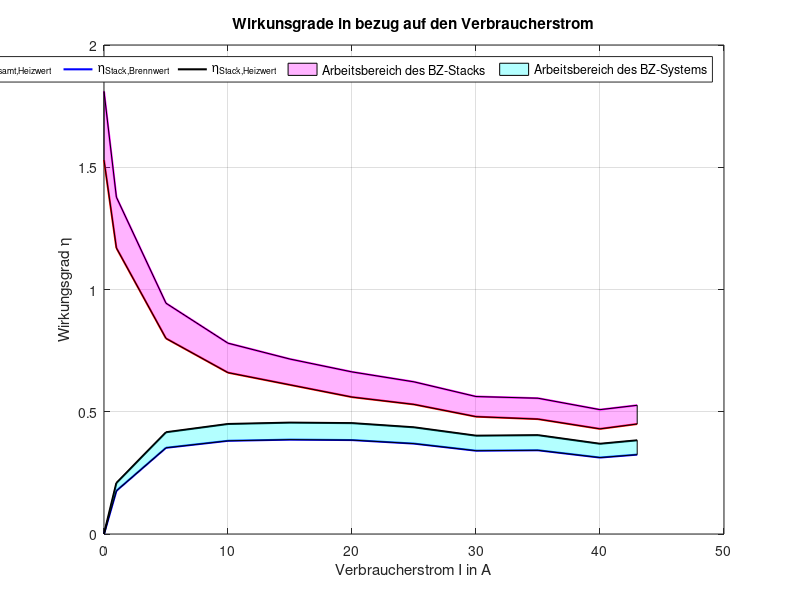

The MATLAB source for this figure: (Note: this script raises an error after producing the figure.)
% Aufgabe 6.3 Wikrkungsgrade Plotten

clear;
close all;
clc;

%% Festlegungen

x2 = [0.00, 1.00, 5.00, 10.00, 15.00, 20.00, 25.00, 30.00, 35.00, 40.00, 43.00]; % Strom
y1 = [1.53, 1.17, 0.80, 0.66, 0.61, 0.56, 0.53, 0.48, 0.47, 0.43, 0.45]; % Gesamtwirkungsgrad bezogen auf den Brennwert
y2 = [1.810141026, 1.377658333, 0.943897872, 0.780430894, 0.71547749, 0.662982476, 0.622338104, 0.562264474, 0.555333333, 0.508553377, 0.526493711]; % Gesamtwirkungsgrad bezogen auf den Heizwert
y3 = [0, 0.176789077, 0.352606483, 0.381241101, 0.385982856, 0.384231348, 0.369739212, 0.340717613, 0.342491045, 0.31264232, 0.324681093]; % Stackwirkungsgrad bezogen auf den Brennwert
y4 = [0, 0.208611111, 0.41607565, 0.449864499, 0.45545977, 0.45339299, 0.436292271, 0.402046784, 0.404139434, 0.368917938, 0.38312369]; % Stackwirkungsgrad bezogen auf den Heizwert

%%  Plot erstellen
plot(x2, y1, 'r-', 'LineWidth', 1.5);
hold on;
plot(x2, y2, 'm-', 'LineWidth', 1.5);
plot(x2, y3, 'b-', 'LineWidth', 1.5);
plot(x2, y4, 'k-', 'LineWidth', 1.5);

% Fläche zwischen x1, y1 und x2, y2 ausfüllen
fill([x2, fliplr(x2)], [y1, fliplr(y2)], 'm', 'FaceAlpha', 0.3);
fill([x2, fliplr(x2)], [y3, fliplr(y4)], 'c', 'FaceAlpha', 0.3);

% Anpassung der Darstellung des Diagramms
xlabel('Verbraucherstrom I in A');
ylabel('Wirkungsgrad \eta');
legend('\eta_{Gesamt,Brennwert}', '\eta_{Gesamt,Heizwert}', '\eta_{Stack,Brennwert}', '\eta_{Stack,Heizwert}', 'Arbeitsbereich des BZ-Stacks','Arbeitsbereich des BZ-Systems', 'Location', 'best', 'Orientation', 'horizontal', 'NumColumns', 1);
title('Wirkunsgrade in bezug auf den Verbraucherstrom');
grid on;
fontsize(20,"points");
xlim([0 45]);
